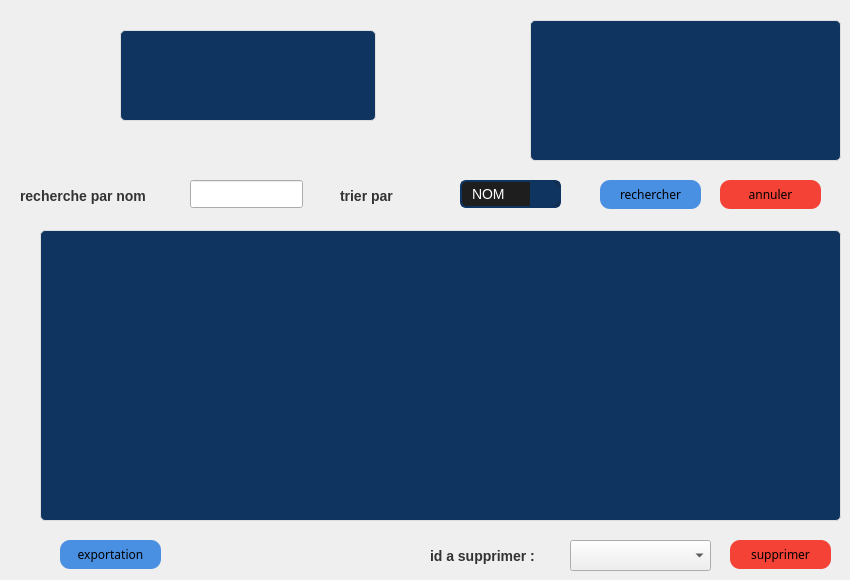
        <widget class="QWidget" name="affichage">
         <attribute name="title">
          <string>affichage</string>
         </attribute>
         <widget class="QLineEdit" name="lineEditRechercheNom">
          <property name="geometry">
           <rect>
            <x>190</x>
            <y>180</y>
            <width>113</width>
            <height>28</height>
           </rect>
          </property>
          <property name="inputMask">
           <string/>
          </property>
         </widget>
         <widget class="QPushButton" name="recherche">
          <property name="geometry">
           <rect>
            <x>600</x>
            <y>180</y>
            <width>101</width>
            <height>29</height>
           </rect>
          </property>
          <property name="font">
           <font>
            <family>Segoe Print</family>
           </font>
          </property>
          <property name="focusPolicy">
           <enum>Qt::FocusPolicy::NoFocus</enum>
          </property>
          <property name="styleSheet">
           <string notr="true">color: rgb(0, 0, 0);
background-color: #4A90E2
;
border-radius:10px;</string>
          </property>
          <property name="text">
           <string>rechercher</string>
          </property>
         </widget>
         <widget class="QPushButton" name="pushButtonExporter">
          <property name="geometry">
           <rect>
            <x>60</x>
            <y>540</y>
            <width>101</width>
            <height>29</height>
           </rect>
          </property>
          <property name="font">
           <font>
            <family>Segoe Print</family>
           </font>
          </property>
          <property name="focusPolicy">
           <enum>Qt::FocusPolicy::NoFocus</enum>
          </property>
          <property name="styleSheet">
           <string notr="true">color: rgb(0, 0, 0);
background-color: #4A90E2
;
border-radius:10px;</string>
          </property>
          <property name="text">
           <string>exportation</string>
          </property>
         </widget>
         <widget class="QComboBox" name="comboBoxTrierPar">
          <property name="geometry">
           <rect>
            <x>460</x>
            <y>180</y>
            <width>101</width>
            <height>28</height>
           </rect>
          </property>
          <property name="styleSheet">
           <string notr="true">QComboBox {
    background-color: #1e1e1e;        /* Fond noir/gris foncé */
    color: #ffffff;                   /* Texte blanc */
    border: 2px solid #0f3460;        /* Bordure bleue */
    border-radius: 6px;               /* Coins arrondis */
    padding: 6px 10px;                /* Espacement interne */
    font-size: 14px;
}

QComboBox:hover {
    background-color: #2a2a2a;        /* Léger éclaircissement au survol */
    border: 2px solid #3d8eb9;        /* Bordure bleu clair au survol */
}

QComboBox::drop-down {
    subcontrol-origin: padding;
    subcontrol-position: top right;
    width: 28px;
    border-left: 1px solid #0f3460;
    background-color: #0f3460;        /* Bouton bleu */
    border-top-right-radius: 6px;
    border-bottom-right-radius: 6px;
}

QComboBox::down-arrow {
    image: url(:/icons/down-arrow.png); /* Icône perso ou retirer cette ligne */
    width: 10px;
    height: 10px;
}

QComboBox QAbstractItemView {
    background-color: #1e1e1e;        /* Fond de la liste déroulante */
    color: white;
    selection-background-color: #0f3460;
    selection-color: white;
    border: 1px solid #0f3460;
}
</string>
          </property>
          <item>
           <property name="text">
            <string>NOM</string>
           </property>
          </item>
          <item>
           <property name="text">
            <string>DATEDEBUT</string>
           </property>
          </item>
          <item>
           <property name="text">
            <string>DATEFIN</string>
           </property>
          </item>
         </widget>
         <widget class="QTableView" name="tableView1">
          <property name="geometry">
           <rect>
            <x>40</x>
            <y>230</y>
            <width>801</width>
            <height>291</height>
           </rect>
          </property>
          <property name="styleSheet">
           <string notr="true">QTableView {
    border: 1px solid #dddddd;             /* Bordure légère */
    border-radius: 5px;                    /* Coins arrondis */
    background-color: #0f3460;             /* Couleur de fond personnalisée en bleu foncé */
    font-size: 12px;                       /* Taille de police */
    padding: 5px;                          /* Espacement interne */
    color: white;                          /* Couleur du texte blanc pour contraste */
}

QTableView::item {
    padding: 5px;
    color: white;                          /* Assurer que le texte dans les items est visible */
}

QTableView::item:selected {
    background-color: #3d8eb9;             /* Couleur de fond de la sélection */
    color: white;                          /* Couleur du texte sélectionné en blanc */
}

QHeaderView::section {
    background-color: #1e2a47;             /* Couleur de fond légèrement plus claire pour les en-têtes */
    padding: 5px;
    font-weight: bold;                     /* Police en gras pour les en-têtes */
    border: 1px solid #cccccc;             /* Bordure autour des en-têtes */
    color: white;                          /* Couleur du texte dans les en-têtes */
}

QTableView QTableCornerButton::section {
    background-color: #1e2a47;             /* Couleur du coin en haut à gauche pour correspondre aux en-têtes */
    color: white;                          /* Texte blanc pour le coin */
}
</string>
          </property>
         </widget>
         <widget class="QLabel" name="label_41">
          <property name="geometry">
           <rect>
            <x>430</x>
            <y>540</y>
            <width>141</width>
            <height>31</height>
           </rect>
          </property>
          <property name="styleSheet">
           <string notr="true">QLabel {
    font-size: 14px; /* Taille de la police */
    font-weight: bold; /* Texte en gras */
    color: #333333; /* Couleur du texte gris foncé */
}</string>
          </property>
          <property name="text">
           <string>id a supprimer :</string>
          </property>
         </widget>
         <widget class="QComboBox" name="comboBoxPartenaires_2">
          <property name="geometry">
           <rect>
            <x>570</x>
            <y>540</y>
            <width>141</width>
            <height>31</height>
           </rect>
          </property>
         </widget>
         <widget class="QTableView" name="tableView">
          <property name="geometry">
           <rect>
            <x>530</x>
            <y>20</y>
            <width>311</width>
            <height>141</height>
           </rect>
          </property>
          <property name="styleSheet">
           <string notr="true">QTableView {
    border: 1px solid #dddddd;             /* Bordure légère */
    border-radius: 5px;                    /* Coins arrondis */
    background-color: #0f3460;             /* Couleur de fond personnalisée en bleu foncé */
    font-size: 12px;                       /* Taille de police */
    padding: 5px;                          /* Espacement interne */
    color: white;                          /* Couleur du texte blanc pour contraste */
}

QTableView::item {
    padding: 5px;
    color: white;                          /* Assurer que le texte dans les items est visible */
}

QTableView::item:selected {
    background-color: #3d8eb9;             /* Couleur de fond de la sélection */
    color: white;                          /* Couleur du texte sélectionné en blanc */
}

QHeaderView::section {
    background-color: #1e2a47;             /* Couleur de fond légèrement plus claire pour les en-têtes */
    padding: 5px;
    font-weight: bold;                     /* Police en gras pour les en-têtes */
    border: 1px solid #cccccc;             /* Bordure autour des en-têtes */
    color: white;                          /* Couleur du texte dans les en-têtes */
}

QTableView QTableCornerButton::section {
    background-color: #1e2a47;             /* Couleur du coin en haut à gauche pour correspondre aux en-têtes */
    color: white;                          /* Texte blanc pour le coin */
}
</string>
          </property>
         </widget>
         <widget class="QTableView" name="tableViewContrats">
          <property name="geometry">
           <rect>
            <x>120</x>
            <y>30</y>
            <width>256</width>
            <height>91</height>
           </rect>
          </property>
          <property name="styleSheet">
           <string notr="true">QTableView {
    border: 1px solid #dddddd;             /* Bordure légère */
    border-radius: 5px;                    /* Coins arrondis */
    background-color: #0f3460;             /* Couleur de fond personnalisée en bleu foncé */
    font-size: 12px;                       /* Taille de police */
    padding: 5px;                          /* Espacement interne */
    color: white;                          /* Couleur du texte blanc pour contraste */
}

QTableView::item {
    padding: 5px;
    color: white;                          /* Assurer que le texte dans les items est visible */
}

QTableView::item:selected {
    background-color: #3d8eb9;             /* Couleur de fond de la sélection */
    color: white;                          /* Couleur du texte sélectionné en blanc */
}

QHeaderView::section {
    background-color: #1e2a47;             /* Couleur de fond légèrement plus claire pour les en-têtes */
    padding: 5px;
    font-weight: bold;                     /* Police en gras pour les en-têtes */
    border: 1px solid #cccccc;             /* Bordure autour des en-têtes */
    color: white;                          /* Couleur du texte dans les en-têtes */
}

QTableView QTableCornerButton::section {
    background-color: #1e2a47;             /* Couleur du coin en haut à gauche pour correspondre aux en-têtes */
    color: white;                          /* Texte blanc pour le coin */
}
</string>
          </property>
         </widget>
         <widget class="QLabel" name="label_16">
          <property name="geometry">
           <rect>
            <x>20</x>
            <y>180</y>
            <width>141</width>
            <height>31</height>
           </rect>
          </property>
          <property name="styleSheet">
           <string notr="true">QLabel {
    font-size: 14px; /* Taille de la police */
    font-weight: bold; /* Texte en gras */
    color: #333333; /* Couleur du texte gris foncé */
}</string>
          </property>
          <property name="text">
           <string>recherche par nom</string>
          </property>
         </widget>
         <widget class="QLabel" name="label_24">
          <property name="geometry">
           <rect>
            <x>340</x>
            <y>180</y>
            <width>111</width>
            <height>31</height>
           </rect>
          </property>
          <property name="styleSheet">
           <string notr="true">QLabel {
    font-size: 14px; /* Taille de la police */
    font-weight: bold; /* Texte en gras */
    color: #333333; /* Couleur du texte gris foncé */
}</string>
          </property>
          <property name="text">
           <string>trier par</string>
          </property>
         </widget>
         <widget class="QPushButton" name="annuler_recherche">
          <property name="geometry">
           <rect>
            <x>720</x>
            <y>180</y>
            <width>101</width>
            <height>29</height>
           </rect>
          </property>
          <property name="font">
           <font>
            <family>Segoe Print</family>
           </font>
          </property>
          <property name="focusPolicy">
           <enum>Qt::FocusPolicy::NoFocus</enum>
          </property>
          <property name="styleSheet">
           <string notr="true">color: rgb(0, 0, 0);
background-color: #f44336;
;
border-radius:10px;</string>
          </property>
          <property name="text">
           <string>annuler</string>
          </property>
         </widget>
         <widget class="QPushButton" name="supprimerr">
          <property name="geometry">
           <rect>
            <x>730</x>
            <y>540</y>
            <width>101</width>
            <height>29</height>
           </rect>
          </property>
          <property name="font">
           <font>
            <family>Segoe Print</family>
           </font>
          </property>
          <property name="focusPolicy">
           <enum>Qt::FocusPolicy::NoFocus</enum>
          </property>
          <property name="styleSheet">
           <string notr="true">color: rgb(0, 0, 0);
background-color: #f44336;
;
border-radius:10px;</string>
          </property>
          <property name="text">
           <string>supprimer</string>
          </property>
         </widget>
        </widget>
